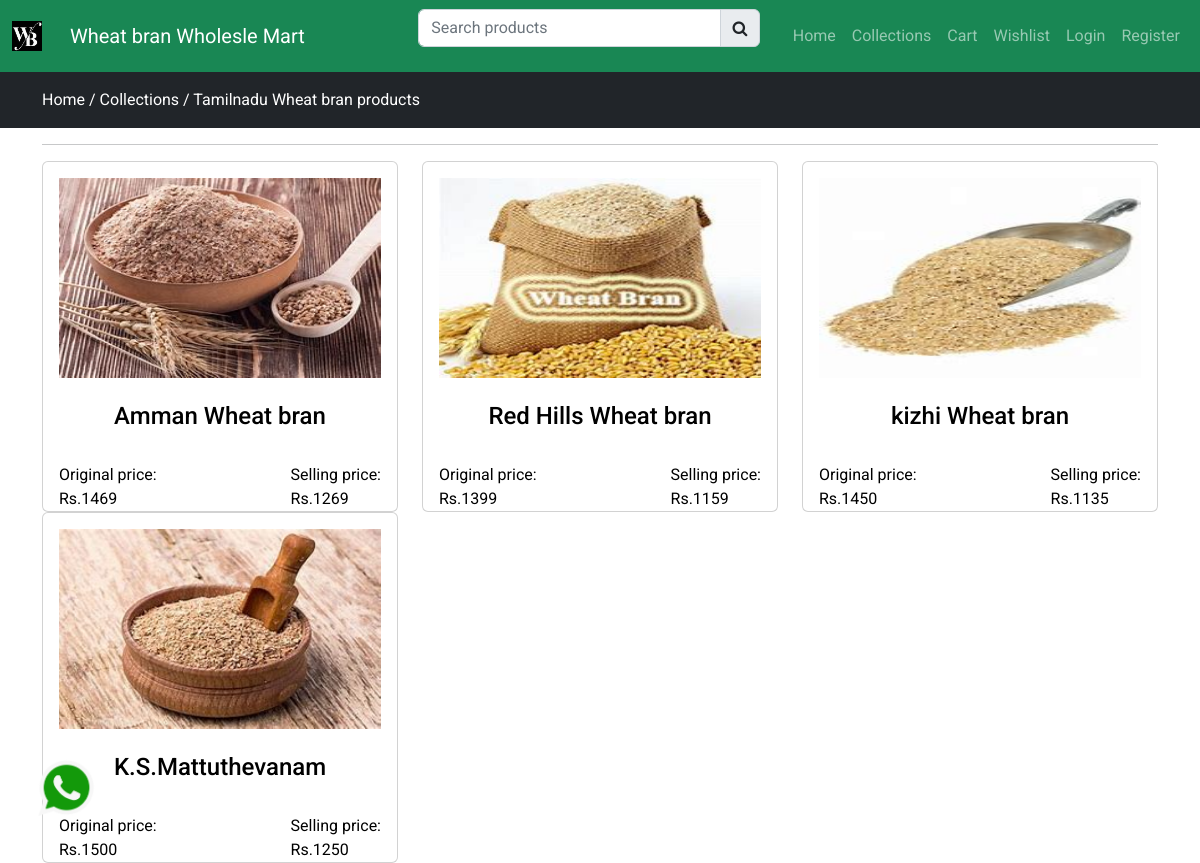
Screenshot of /collections/wheat bran with the database file from the repository.
### store/models.py (models this page shows, shortened)
class Category(models.Model):
    slug = models.CharField(max_length=40, null=False, blank=False)
    name = models.CharField(max_length=40, null=False, blank=False)
    image = models.ImageField(upload_to=get_file_path, null=True, blank=True)
    description = models.TextField(max_length=500, null=False, blank=False)
    status = models.BooleanField(default=False, help_text="0=default, 1=hidden")
    trending = models.BooleanField(default=False, help_text="0=default, 1=Trending")
    meta_title = models.CharField(max_length=50, null=False, blank=False)
    meta_keywords = models.CharField(max_length=50, null=False, blank=False)
    meta_description = models.TextField(max_length=100, null=False, blank=False)
    created_at = models.DateTimeField(auto_now_add=True)

class Product(models.Model):
    category = models.ForeignKey(Category, on_delete=models.CASCADE)
    slug = models.CharField(max_length=40, null=False, blank=False)
    name = models.CharField(max_length=40, null=False, blank=False)
    product_image = models.ImageField(upload_to=get_file_path, null=True, blank=True)
    small_description = models.CharField(max_length=250, null=False, blank=False)
    quantity = models.IntegerField(null=False, blank=False)
    description = models.TextField(max_length=500, null=False, blank=False)
    original_price = models.FloatField(max_length=5, null=False, blank=False)
    selling_price = models.FloatField(max_length=5, null=False, blank=False)
    status = models.BooleanField(default=False, help_text="0=default, 1=hidden")
    trending = models.BooleanField(default=False, help_text="0=default, 1=Trending")
    tag = models.CharField(max_length=10, null=False, blank=False)
    meta_title = models.CharField(max_length=50, null=False, blank=False)
    meta_keywords = models.CharField(max_length=50, null=False, blank=False)
    meta_description = models.TextField(max_length=100, null=False, blank=False)
    created_at = models.DateTimeField(max_length=5, auto_now_add=True)

### store/views.py (the view)
# urls.py: path('collections/<str:slug>', views.collectionsview, name='collectionsview'),
def collectionsview(request, slug):
    if Category.objects.filter(slug=slug, status=0):
        products = Product.objects.filter(category__slug=slug)
        category = Category.objects.filter(slug=slug).first()
        context = {'products': products, 'category': category}
        return render(request, "store/products/index.html", context)
    else:
        messages.warning(request, "No such categories found")
        return render('collections')

### store/templates/store/products/index.html (shortened to what this page needs)
{% extends 'store/layouts/main.html' %}
{% block content %}
<div class="py-3 bg-dark">
    <div class="container">
        <a class="text-white" href="{% url 'home' %}">Home  /</a>
        <a class="text-white" href="{% url 'collections' %}">Collections  /</a>
        <a class="text-white" href="{% url 'collectionsview' category.slug %}">{{ category.name }}</a>
    </div>
</div>
<div class="container">
      <div class="row">
            <div class="col-md-12">
                  <hr>
                  <div class="row">
                        {% for item in products %}
                        <div class="col-md-4">
                              <div class="card">
                                    <a href="{% url 'productview' item.category.slug item.slug %}">
                                         <div class="card-body">
                                               <div class="category-image">
                                                    <img src="{{ item.product_image.url}}" alt="Product image" class="w-100" style="width:100px;height:200px;" />
                                               </div>
                                          <br>
                                          <h4 class="text-center"> {{item.name}} </h4>
                                             <br>
                                             <span class="float-start">Original price: <br>
                                                 Rs.{{ item.original_price | stringformat:'d' }}<br>
                                             </span>
                                             <span class="float-end">Selling price: <br>
                                                 Rs.{{ item.selling_price | stringformat:'d' }}<br>
                                             </span>
                                         </div>
                                    </a>
                              </div>
                        </div>
                  {% endfor %}
                  </div>
            </div>
      </div>
</div>
{% endblock content %}

### store/templates/store/layouts/main.html (style rules this page uses)
* { font-family: 'Roboto', sans-serif; }
a { text-decoration: none; color: #000; }

### rows the page displays
Category: name "Tamilnadu Wheat bran products"
Product: product_image (picture), name "Amman Wheat bran", original_price "1469", selling_price "1269"
Product: product_image (picture), name "Red Hills Wheat bran", original_price "1399", selling_price "1159"
Product: product_image (picture), name "kizhi Wheat bran", original_price "1450", selling_price "1135"
Product: product_image (picture), name "K.S.Mattuthevanam", original_price "1500", selling_price "1250"
